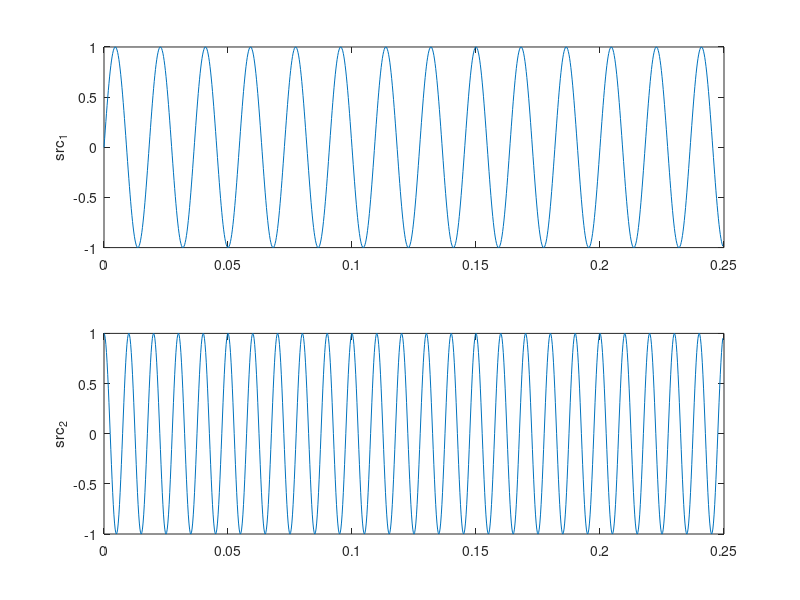
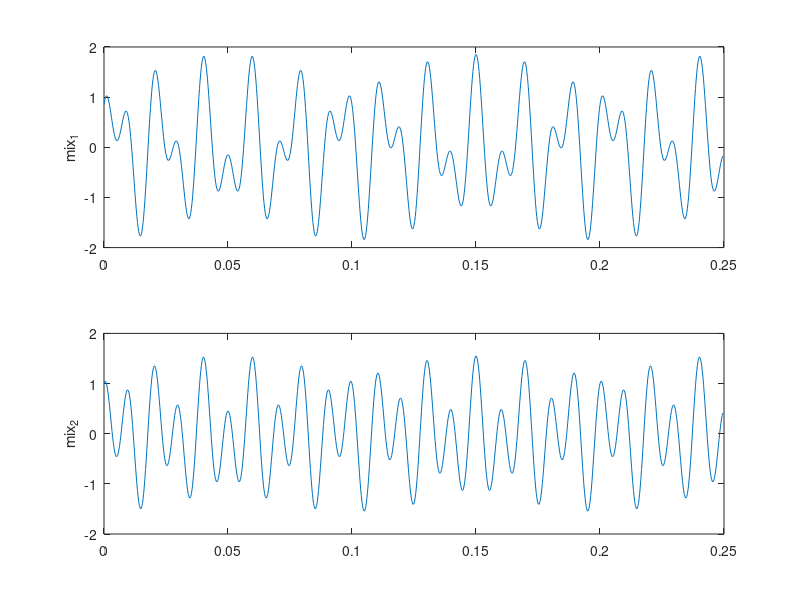

MATLAB code to generate these figures, in order: (Note: this script raises an error after producing the figures.)
%  THIS IS UNPUBLISHED PROPRIETARY SOURCE CODE of GMD FIRST Berlin. 
% 
%  The purpose of this software is the dissemination of 
%  scientific work for scientific use. The commercial 
%  distribution or use of this source code is prohibited.  
%  (c) 1996-1999 GMD FIRST Berlin, Andreas Ziehe  
%              - All rights reserved - 
% 
%  version 2.01, 2/14/99 by AZ 
% 
%  simple blind source separation demo  
%  type sep_demo to run 
 
disp(' *** blind source separation demo *** '); 
close all 
% define ica data --------------------------------------------- 
 FS=4000; 
 wnd=1:1000-1; 
 t = 0:1./FS:1 ; 
 echo on 
 s=zeros(2,length(t)) ; 
 s(1,:) = sin(2*pi*55*t); 
 s(2,:) = cos(2*pi* 100* t);    % source signals 
 %load source signals 
 %   load fischdon.mat 
 %% uncomment to load acoustic sample signals   
  
 %A=rand(2); 
 A = [1 0.85 ; 0.55 1 ] ;       % mixing matrix 
 x = A * s ;           % generate linear, instantaneous mixture 
 echo off 
% plot source signals   
figure(1) 
clf 
subplot(211) 
plot(t(wnd),s(1,wnd)) 
ylabel('src_1') 
subplot(212) 
plot(t(wnd),s(2,wnd)) 
ylabel('src_2') 
set(gcf,'Position',[50   400   300   150]) 
 
% plot mixed signals 
figure(2) 
clf 
subplot(211) 
plot(t(wnd),x(1,wnd)) 
ylabel('mix_1') 
 
subplot(212) 
plot(t(wnd),x(2,wnd)) 
ylabel('mix_2') 
 
set(gcf,'Position',[450   400   300   150]) 
 
% BEGIN  -------------------------------------------------  
 
fprintf(1,'keep on separating ..\n') 
C=tdsep2(x,[0:3]); 
 
fprintf(1,'Press any key to show results ..') 
pause; 
 
unmix = inv(C) * x  ;  
 
%normalized estimated mixing matrix 
mixing_mat=ntu(C) 
 
%performance evaluation (zero means perfect separation)  
separation_error=perf(C,A) 
% plot unmixed signals  
% should recover the source signals up to permutation and scaling 
 
%% uncomment to listen to the mixed and unmixed signals 
% soundsc(x(1,:)) 
% soundsc(x(2,:)) 
%  
% soundsc(unmix(1,:)) 
% soundsc(unmix(2,:)) 
 
figure(3) 
subplot(211) 
set(gcf,'Position',[250   200   300   150]) 
plot(t(wnd),unmix(1,wnd)) 
ylabel('unmix_1') 
 
 
subplot(212) 
plot(t(wnd),unmix(2,wnd)) 
ylabel('unmix_2') 
 
 
figure(1) 
subplot(211) 
hold on 
plot(t(wnd),unmix(1,wnd),'r') 
subplot(212) 
hold on 
plot(t(wnd),unmix(2,wnd),'r') 
 
 
% TERMINATE  -----------------------------------------------  
